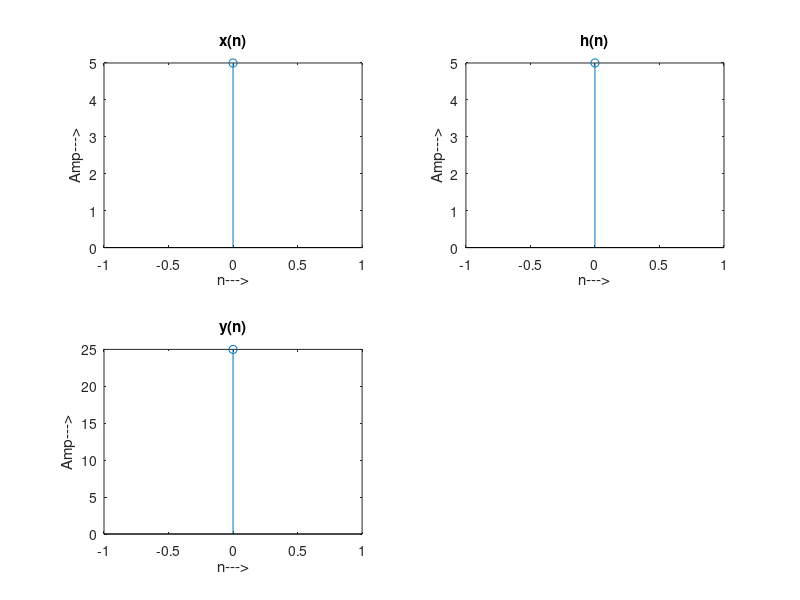

Recreate this plot in MATLAB.
x = input("Enter 1st sequence : ");
y = input("Enter 2nd sequence : ");

L = length(x);
n = 0:L-1;
subplot(2,2,1)
stem(n,x)
title('x(n)');
xlabel('n--->');
ylabel('Amp--->');


M = length(y);
h = 0:M-1;
subplot(2,2,2)
stem(h,y)
title('h(n)');
xlabel('n--->');
ylabel('Amp--->');

z = conv(x,y)
p = length(z);
c = 0:p-1;
subplot(2,2,3)
stem(c,z)
title('y(n)');
xlabel('n--->');
ylabel('Amp--->');
